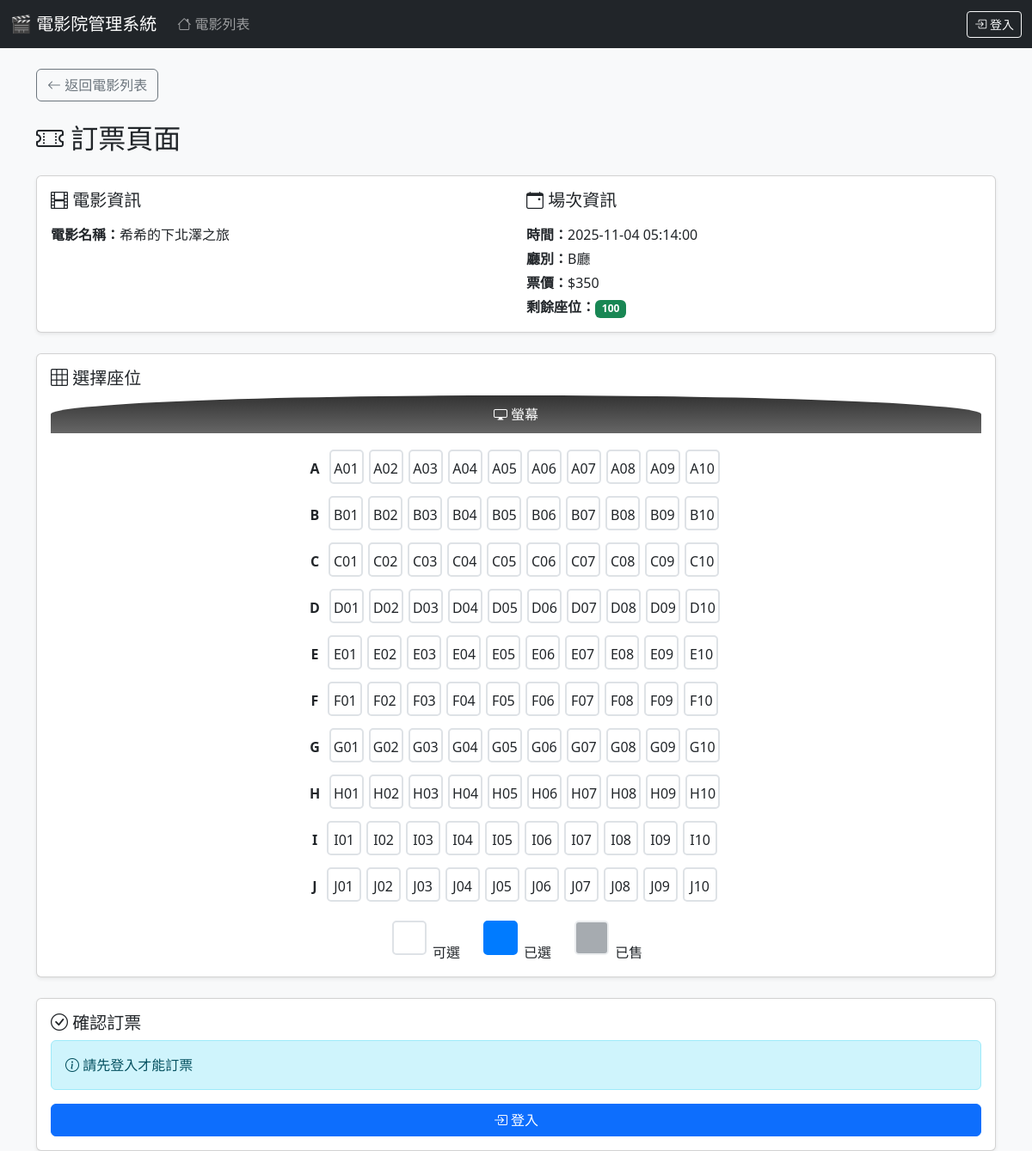
/public/booking.php?screening_id=1, run on the app's committed database.
### tables this page shows
CREATE TABLE `screening` (
  `ScreeningID` int(15) NOT NULL COMMENT '場次編號',
  `MovieID` int(15) NOT NULL COMMENT '電影編號',
  `StartTime` datetime NOT NULL COMMENT '場次開始時間',
  `Hall` varchar(20) NOT NULL COMMENT '場次廳別',
  `Price` int(11) NOT NULL COMMENT '場次票價',
  `TotalSeats` int(11) NOT NULL COMMENT '場次總座位',
  `AvailableSeats` int(11) NOT NULL COMMENT '場次剩餘座位'
);

CREATE TABLE `movie` (
  `MovieID` int(15) NOT NULL COMMENT '電影編號',
  `Title` varchar(255) NOT NULL COMMENT '電影名稱',
  `Genre` varchar(255) NOT NULL COMMENT '電影類型',
  `Duration` int(11) NOT NULL COMMENT '電影時長(分鐘)',
  `img` varchar(100) NOT NULL COMMENT '電影圖片的路徑'
);

### public/booking.php (the view, shortened to what this page needs)
<?php
require_once "../config/db_conn.php";
$movies = $db->query("SELECT * FROM movie")->fetchAll(PDO::FETCH_ASSOC);
$from_screening_list = isset($_GET['screening_id']);
$selected_screening_id = isset($_GET['screening_id']) ? intval($_GET['screening_id']) : 0;
if ($selected_screening_id) {
    $stmt = $db->prepare("SELECT MovieID FROM screening WHERE ScreeningID=?");
    $stmt->execute([$selected_screening_id]);
    $selected_movie_id = $stmt->fetchColumn() ?: 0;
} else {
    $selected_movie_id = isset($_GET['movie_id']) ? intval($_GET['movie_id']) : ($movies[0]['MovieID'] ?? 0);
}
$stmt = $db->prepare("SELECT * FROM screening WHERE MovieID=? ORDER BY StartTime ASC");
$stmt->execute([$selected_movie_id]);
$screenings = $stmt->fetchAll(PDO::FETCH_ASSOC);
$stmt = $db->prepare("SELECT s.*, m.Title as MovieTitle FROM screening s JOIN movie m ON s.MovieID = m.MovieID WHERE s.ScreeningID=?");
$stmt->execute([$selected_screening_id]);
$screening = $stmt->fetch(PDO::FETCH_ASSOC);
$stmt = $db->prepare("SELECT SeatNumber FROM ticket WHERE ScreeningID=?");
$stmt->execute([$selected_screening_id]);
$taken_seats = $stmt->fetchAll(PDO::FETCH_COLUMN);
?>
<!DOCTYPE html>
<html lang="zh-TW">
<head>
    <link href="https://cdn.jsdelivr.net/npm/bootstrap@5.3.0/dist/css/bootstrap.min.css" rel="stylesheet">
    <link rel="stylesheet" href="https://cdn.jsdelivr.net/npm/bootstrap-icons@1.11.0/font/bootstrap-icons.css">
</head>
<body class="bg-light">
<?php include '../LoginView/navbar.php'; ?>
<div class="container">
    <div class="mb-4">
        <a href="../index.php" class="btn btn-outline-secondary">
            <i class="bi bi-arrow-left"></i> 返回電影列表
        </a>
    </div>
    <h2 class="mb-4">
        <i class="bi bi-ticket-perforated"></i> 訂票頁面
    </h2>
<?php if ($from_screening_list && $screening): ?>
    <div class="card shadow-sm mb-4">
        <div class="card-body">
            <div class="row">
                <div class="col-md-6">
                    <h5 class="mb-3"><i class="bi bi-film"></i> 電影資訊</h5>
                    <p class="mb-1"><strong>電影名稱：</strong><?= htmlspecialchars($screening['MovieTitle']) ?></p>
                </div>
                <div class="col-md-6">
                    <h5 class="mb-3"><i class="bi bi-calendar-event"></i> 場次資訊</h5>
                    <p class="mb-1"><strong>時間：</strong><?= $screening['StartTime'] ?></p>
                    <p class="mb-1"><strong>廳別：</strong><?= htmlspecialchars($screening['Hall']) ?></p>
                    <p class="mb-1"><strong>票價：</strong>$<?= $screening['Price'] ?></p>
                    <p class="mb-0"><strong>剩餘座位：</strong><span class="badge bg-success"><?= $screening['AvailableSeats'] ?></span></p>
                </div>
            </div>
        </div>
    </div>
<?php endif; ?>
<?php if (!empty($screenings) && $screening): ?>
<div class="card shadow-sm mb-4">
    <div class="card-body">
        <h5 class="card-title"><i class="bi bi-grid-3x3"></i> 選擇座位</h5>
        <div class="screen mb-3">
            <i class="bi bi-display"></i> 螢幕
        </div>
        <div id="seats" class="text-center">
        <?php
        $rows = range('A','J');
        $cols = range(1,10);
        foreach ($rows as $r){
            echo "<div class='mb-2'>";
            echo "<span class='me-2'><strong>$r</strong></span>";
            foreach($cols as $c){
                $seat = $r . str_pad($c,2,'0',STR_PAD_LEFT);
                $class = in_array($seat,$taken_seats)?'seat taken':'seat';
                echo "<div class='$class' data-seat='$seat'>$seat</div>";
            }
            echo "</div>";
        }
        ?>
        </div>
        <div class="mt-3 d-flex justify-content-center gap-4">
            <div><span class="seat seat-legend" style="pointer-events:none;"></span> 可選</div>
            <div><span class="seat selected seat-legend" style="pointer-events:none;"></span> 已選</div>
            <div><span class="seat taken seat-legend" style="pointer-events:none;"></span> 已售</div>
        </div>
    </div>
</div>
<div class="card shadow-sm">
    <div class="card-body">
        <h5 class="card-title"><i class="bi bi-check-circle"></i> 確認訂票</h5>
        <?php if (!isset($_SESSION['logged_in']) || !$_SESSION['logged_in']): ?>
            <div class="alert alert-info" role="alert">
                <i class="bi bi-info-circle"></i> 請先登入才能訂票
            </div>
            <button type="button" class="btn btn-primary w-100" data-bs-toggle="modal" data-bs-target="#loginModal">
                <i class="bi bi-box-arrow-in-right"></i> 登入
            </button>
        <?php endif; ?>
    </div>
</div>
<?php endif; ?>
</div>
</body>
</html>

### public/booking.php (style rules this page uses)
.seat { display:inline-block; width:40px; height:40px; margin:3px; text-align:center; line-height:40px; border:2px solid #dee2e6; cursor:pointer; border-radius:5px; background:#fff; transition: all 0.2s; }
.seat.selected { background:#007bff; color:#fff; border-color:#007bff; }
.seat.taken { background:#6c757d; color:#fff; cursor:not-allowed; opacity: 0.6; }
.screen { background: linear-gradient(to bottom, #333, #666); color: white; text-align: center; padding: 10px; border-radius: 50% 50% 0 0; margin-bottom: 30px; }

### data on the page
screening: MovieID.Title "希希的下北澤之旅", StartTime "2025-11-04 05:14:00", Hall "B廳", Price "350", AvailableSeats "100"

### other printed values
$r "A"
$seat "A01"
$seat "A02"
$seat "A03"
$seat "A04"
$seat "A05"
$seat "A06"
$seat "A07"
$seat "A08"
$seat "A09"
$seat "A10"
$r "B"
$seat "B01"
$seat "B02"
$seat "B03"
